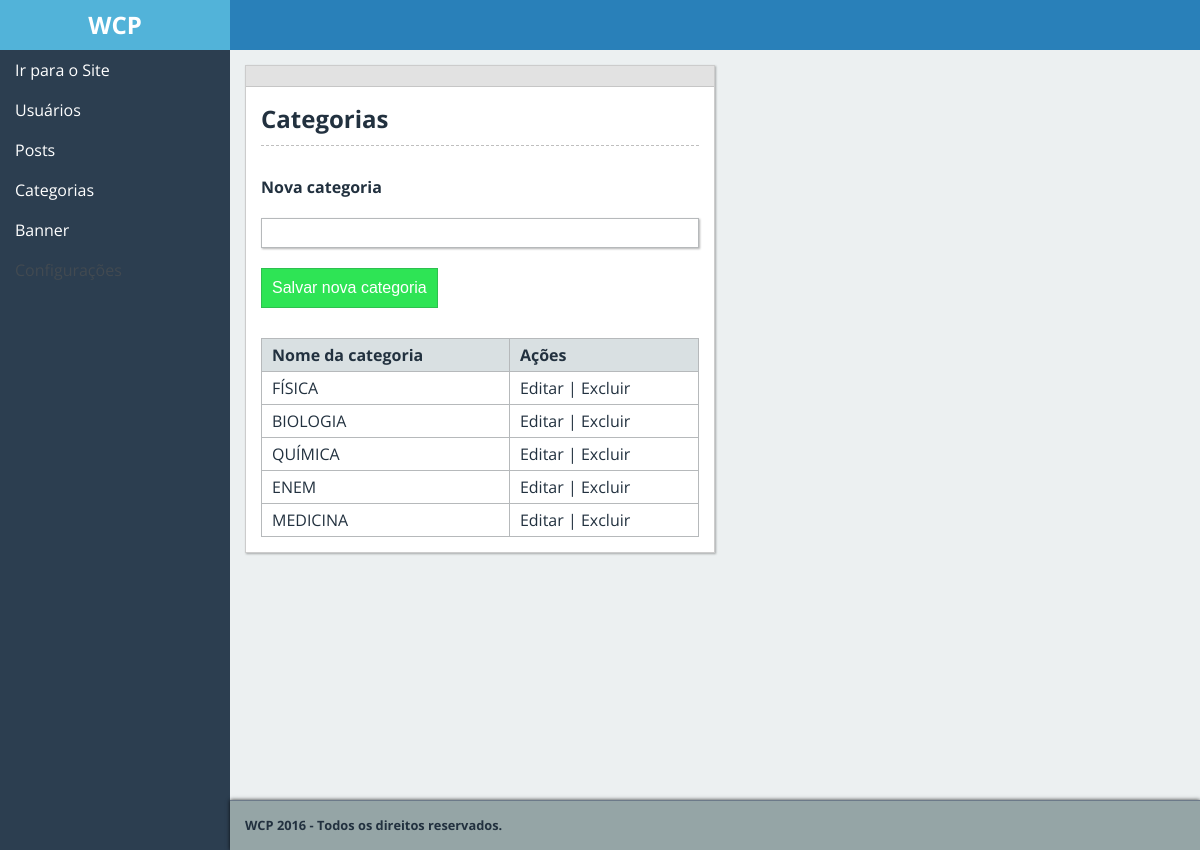
Screenshot of /categorias with the database file from the repository.
### tables this page shows
CREATE TABLE IF NOT EXISTS `category` (
  `cat_id` int(11) NOT NULL AUTO_INCREMENT,
  `cat_name` varchar(20) NOT NULL,
  PRIMARY KEY (`cat_id`)
);

### core/Controller.php (called while the page is built, shortened)
<?php
abstract class Controller {
    public function loadTemplate($viewName, $viewData = array()) {
        include 'views/template/template2.php';
    }
    public function loadViewInTemplate($viewName, $viewData = array()) {
        extract($viewData);
        include 'views/' . $viewName . '.php';
    }
}

### controllers/categoriasController.php (called while the page is built, shortened)
<?php
class categoriasController extends Controller {
    private $categoriaModel;
    public function __construct() {
        $this->categoriaModel = new Category();
    }
    public function index() {
        $data = array();
        $categorias = $this->categoriaModel->selectAllCategory();
        if ($categorias) {
            $data['categorias'] = $categorias;
        }
        $this->loadTemplate('categorias', $data);
    }
}

### core/Core.php (called while the page is built, shortened)
<?php
class Core
{
    public function run()
    {
        $currentcAtion = '';
        $param = array();
        if (isset($_SERVER['REQUEST_URI']) && $_SERVER['REQUEST_URI'] != '') {
            $url = explode("wcp", $_SERVER['REQUEST_URI']);
            array_shift($url);
            $url = explode('/', $url[0]);
            array_shift($url);
            if (isset($url[0]) && $url[0] != '') {
                array_shift($url);
            } else {
                $currentController = 'homeController';
                $currentcAtion = 'index';
                array_shift($url);
            }
            if (isset($url[0]) && !empty($url[0])) {
                $currentcAtion = $url[0];
                array_shift($url);
            } else {
                $currentcAtion = 'index';
            }
        }
        $controller = new $currentController();
        call_user_func_array(array($controller, $currentcAtion), $param);
    }
}

### index.php (called while the page is built, shortened)
<?php
$core = new Core();
$core->run();

### core/Connection.php (called while the page is built)
<?php
require 'settings.php';
class Connection {
    private static $conn = NULL;
    public static function getInstance() {
        if (self::$conn == NULL) {
            global $settings;
            $dsn = $settings['driver'] . ":host=" . $settings['host'] . ";dbname=" . $settings['dbname'];
            try {
                self::$conn = new PDO($dsn, $settings['user'], $settings['passw']);
            } catch (PDOException $exc) {
                echo $exc->getTraceAsString();
                throw new PDOException("Falha ao criar a conexão com BD. " . $exc);
            }
        }
        return self::$conn;
    }
}

### core/Model.php (called while the page is built, shortened)
<?php
class Model {
    protected $dao;
    private $tableName;
    public function __construct($tableName) {
        $this->dao = new DAO();
        $this->tableName = $tableName;
    }
    protected function selectAll() {
        $sql = $this->dao->prepare_sql->select($this->tableName);
        return $this->dao->query($sql);
    }
}

### core/DAO.php (called while the page is built, shortened)
<?php
class DAO {
    private $connection;
    public function __construct() {
        $this->connection = Connection::getInstance();
        $this->prepare_sql = new PrepareSQL();
    }
    public function query($sql) {
        if (!empty($sql)) {
            try {
                $stm = $this->connection->prepare($sql);
                $stm->execute();
                if ($stm->rowCount() > 0) {
                    return $stm->fetchAll(PDO::FETCH_ASSOC);
                } else {
                    return FALSE;
                }
            } catch (PDOException $exc) {
                echo $exc->getTraceAsString();
            }
        }
    }
}

### core/PrepareSQL.php (called while the page is built, shortened)
<?php
class PrepareSQL {
    public function select($table, $columns = array(), $where = array(), $cond = 'AND') {
        $table = addslashes($table);
        $sql = 'SELECT ';
        $dados = array();
        if (count($columns) > 0) {
            foreach ($columns as $value) {
                array_push($dados, $value);
            }
            $sql .= implode(', ', $dados) . ' FROM ' . $table;
        } else {
            $sql .= ' * FROM ' . $table;
        }
        return $sql;
    }
}

### models/Category.php (called while the page is built, shortened)
<?php
class Category extends Model {
    public function selectAllCategory() {
        return $this->selectAll();
    }
}

### views/categorias.php (the view, shortened to what this page needs)
<div class="content" style="width: 50%;">
    <div class="content-bar"></div>
    <div class="content-body">
        <div class="content-header"><h1>Categorias</h1></div>
        <div class="fw-panel">
            <form method="POST">
                <label for="nova-cat" class="fw-form-group">Nova categoria</label>
                <input type="text" id="nova-cat" name="nova-cat" class="fw-form-group"/>
                <input type="submit" value="Salvar nova categoria" name="salvar" class="fw-btn fw-btn-success"/>
            </form>
        </div>
        <table class="fw-table fw-table-border">
            <thead>
                <tr>
                    <th>Nome da categoria</th>
                    <th>Ações</th>
                </tr>
            </thead>
            <tbody>
                <?php foreach ($categorias as $categoria): ?>
                    <tr>
                        <td><?php echo $categoria['cat_name']; ?></td>
                        <td>
                            <a href="#">Editar</a> |
                            <a href="#">Excluir</a>
                        </td>
                    </tr>
                <?php endforeach; ?>
            </tbody>
        </table>
    </div>
</div>

### assets/css/template2.css (style rules this page uses)
* { margin: 0; }
html, body { height: 100%; }
body { background: #2c3e50; font-family: 'Open Sans', Arial, sans-serif; font-size: 1em; color: #22313F; }
a { text-decoration: none; color: #22313F; }
h1,h2,h3,h4,h5,h6 { margin: 0; padding-bottom: 10px; }
label { font-weight: bold; }
input,textarea, select { font-size: 1em; }
.content { background: #fff; box-sizing: border-box; border: 1px solid #ccc; box-shadow: 1px 1px 2px 0 rgba(0,0,0,0.3); margin-bottom: 50px; }
.content-bar { background: #e2e2e2 ; width: 100%; height: 20px; border-bottom: 1px solid #c6c6c6; }
.content-body { padding: 15px; }
.content-header { border-bottom: 1px dashed #BFBFBF; margin-bottom: 30px; }
.fw-panel { width: 100%; margin-bottom: 30px; }
.fw-table { text-align: left; width: 100%; border-collapse: collapse; }
.fw-table tr th { background-color: #d9e0e2; border-bottom: none; }
.fw-table tr { border-bottom: 1px solid #b6b9bb; }
.fw-table tr td, .fw-table tr th { padding: 5px 10px; }
.fw-table-border, .fw-table-border td, .fw-table-border th { border: 1px solid #b6b9bb; }
.fw-form-group { display: block; width: 100%; margin-bottom: 20px; }
.fw-form-group[type="text"], .fw-form-group[type="email"], .fw-form-group[type="url"], .fw-form-group[type="number"], .fw-form-group[type="password"] { padding: 5px 10px; border: 1px solid #b6b9bb; outline: none; box-sizing: border-box; box-shadow: 1px 1px 2px 0 rgba(0,0,0,0.3); }
.fw-btn { padding: 10px 10px; background-color: #d9e0e2; border: 1px solid #c2c2c2; font-size: 1em; cursor: pointer; }
.fw-btn-success { background-color: #2ee455; border-color: #2ec04f; color: #fff; }

### rows the page displays
category: cat_name "FÍSICA"
category: cat_name "BIOLOGIA"
category: cat_name "QUÍMICA"
category: cat_name "ENEM"
category: cat_name "MEDICINA"
